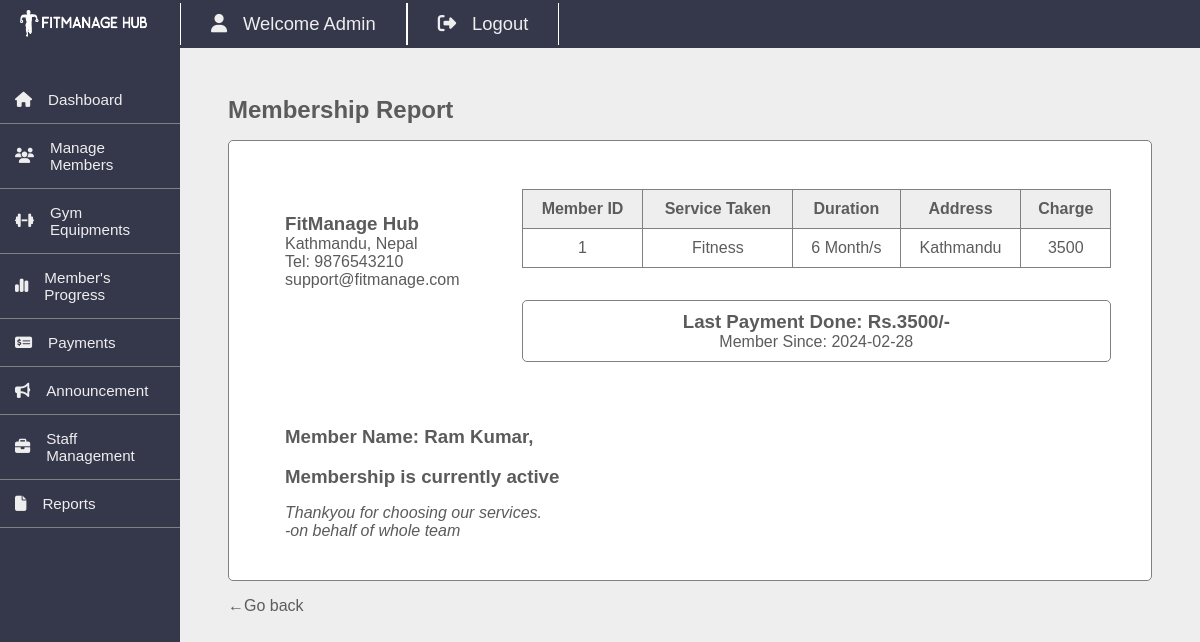
The app's page /admin/view-membership-report.php?id=1 (signed in) with its own data.
### tables this page shows
CREATE TABLE `members` (
  `id` int(11) NOT NULL,
  `fullname` varchar(20) NOT NULL,
  `username` varchar(20) NOT NULL,
  `password` varchar(100) NOT NULL,
  `gender` varchar(20) NOT NULL,
  `dor` date NOT NULL,
  `services_id` int(11) NOT NULL,
  `plan` varchar(100) NOT NULL,
  `address` varchar(20) NOT NULL,
  `contact` varchar(10) NOT NULL,
  `status` varchar(20) NOT NULL DEFAULT 'Active',
  `reminder` int(11) NOT NULL DEFAULT 0,
  `pay_date` date NOT NULL,
  `plan_link` varchar(255) NOT NULL
);

CREATE TABLE `services` (
  `id` int(11) NOT NULL,
  `service_name` varchar(100) NOT NULL,
  `cost` int(11) NOT NULL
);

### admin/view-membership-report.php (the view, shortened to what this page needs)
<?php
include '../dbcon.php';
if(isset($_GET['id'])) $id=$_GET['id'];
$sql="SELECT members.*, services.service_name, services.cost
    FROM members
    LEFT JOIN services ON members.services_id=services.id
    WHERE members.id=$id";
$result=mysqli_query($conn,$sql);
while($row=mysqli_fetch_assoc($result)){
?>
<!DOCTYPE html>
<html lang="en">
<head>
    <link rel="stylesheet" href="css/view-membership-report.css">
</head>
<body>
    <?php include 'includes/template.php'; ?>
<div class="content">
<h2>Membership Report</h2>
    <div class="membership">
        <div class="gym-info">
            <h3>FitManage Hub</h3>
            <p>Kathmandu, Nepal <br>Tel: 9876543210 <br>support@fitmanage.com</p>
        </div>
        <div class="details">
            <div class="top">
                <table>
                    <thead>
                        <tr>
                            <th>Member ID</th>
                            <th>Service Taken</th>
                            <th>Duration</th>
                            <th>Address</th>
                            <th>Charge</th>
                        </tr>
                    </thead>
                    <tbody>
                        <tr>
                            <td><?=$id?></td>
                            <td><?=$row['service_name']?></td>
                            <td><?=$row['plan']?> Month/s</td>
                            <td><?=$row['address']?></td>
                            <td><?=$row['cost']?></td>
                        </tr>
                    </tbody>
                </table>
            </div>
            <div class="bottom">
                <h3>Last Payment Done: Rs.<?=$row['cost']?>/-</h3>
                <p>Member Since: <?=$row['dor']?></p>
            </div>
        </div>
        <div class="membership-message">
            <h3>Member Name: <?=$row['fullname']?>,</h3><br>
            <h3>Membership is currently <?=$row['status']?></h3>
            <p class="thanks"><em>Thankyou for choosing our services.<br>  -on behalf of whole team</em></p>
        </div>
    </div>
    <p class="back"><a href="membership-report.php">&larr;Go back</a></p>
    <?php } ?>
</div>
<?php include 'includes/footer.php'; ?>

### admin/includes/template.php (shortened to what this page needs)
<link rel="stylesheet" href="css/template.css">
<div class="container">
        <div class="sidebar">
            <div class="logo"><img src="../images/logo.png" alt=""></div>
            <div class="options">
                <ul>
                    <li><a href="dashboard.php" class="pages"><span class="icon"><i class="fa-solid fa-house"></i></span>Dashboard</a></li>
                    <li><a href="#" class="pages member-inner"><span class="icon"><i class="fa-solid fa-users"></i></span>Manage Members</a>
                    </li>
                    <li><a href="#" class="pages equip-inner"><span class="icon"><i class="fa-solid fa-dumbbell"></i></span>Gym Equipments</a>
                    </li>
                    <li><a href="member-progress.php" class="pages"><span class="icon"><i class="fa-solid fa-chart-simple"></i></span>Member's Progress</a></li>
                    <li><a href="payment.php" class="pages"><span class="icon"><i class="fa-solid fa-money-check-dollar"></i></span>Payments</a></li>
                    <li><a href="announcement-add.php" class="pages"><span class="icon"><i class="fa-solid fa-bullhorn"></i></span>Announcement</a></li>
                    <li><a href="staff-manage.php" class="pages"><span class="icon"><i class="fa-solid fa-briefcase"></i></span>Staff Management</a></li>
                    <li><a href="#" class="pages report-inner"><span class="icon"><i class="fa-solid fa-file"></i></span>Reports</a>
                    </li>
                </ul>
            </div>
        </div>
        <div class="section">
            <div class="header">
                <ul>
                    <li class="dropdown"><a href="#"><span class="icon"><i class="fa-solid fa-user"></i></span>Welcome Admin</a></li>
                    <li><a href="logout.php"><span class="icon"><i class="fa-solid fa-right-from-bracket"></i></span>Logout</a></li>
                </ul>
            </div>

### admin/css/view-membership-report.css (style rules this page uses)
table,th,td { border: 1px solid grey; padding: 10px; color: rgb(92,92,92); }
table { border-collapse: collapse; width: 100%; text-align: center; margin-top: 0.5rem; }
table th { font-size: 1.25rem; background-color: #eeeeee; }
p { font-size: 1rem; }
.membership { background-color: white; border: 1px solid grey; border-radius: 5px; margin-top: 1rem; padding: 40px; display: flex; justify-content: space-between; flex-wrap: wrap; }
.details { width: 70%; }
.details table th { font-size: 1rem; }
.details table,th,td { padding: 10px; }
.bottom { display: flex; flex-direction: column; align-items: center; margin-top: 2rem; border: 1px solid grey; border-radius: 5px; padding-top: 10px; padding-bottom: 10px; }
.gym-info { margin-top: 2rem; margin-left: 1rem; }
.membership-message { margin-left: 1rem; margin-top: 4rem; }
.thanks { margin-top: 1rem; }
.back { margin-top: 1rem; }
.back a { color: rgb(92,92,92); text-decoration: none; }

### admin/css/template.css (style rules this page uses)
* { margin: 0; padding: 0; font-family: "Poppins", sans-serif; }
body { background-color: #eeeeee; }
.container { width: 100%; min-height: 100vh; display: flex; }
.section { width: 85%; margin-left: 15%; }
.header { width: 100%; height: 3rem; background-color: #35374B; display: flex; align-items: center; }
.header ul { display: flex; list-style: none; }
.header ul li a { display: flex; align-items: center; text-decoration: none; font-size: 1.15em; text-transform: capitalize; color: #eeeeee; padding: 10px 30px; border-right: 1px solid white; border-left: 1px solid white; }
.header ul li { position: relative; }
.logo { padding: 10px; }
.sidebar { width: 15%; height: 100%; background-color: #35374B; position: fixed; }
.sidebar img { width: 80%; margin-left: 10px; }
.options { margin-top: 1rem; }
.options ul li a { color: #eeeeee; text-decoration: none; display: flex; align-items: center; font-size: 0.95rem; padding: 15px; border-bottom: 1px solid grey; }
.content { margin: 3rem; color: rgb(91,91,91); }
.icon { margin-right: 1rem; }

### records on screen
members: services.service_name "Fitness", plan "6", address "Kathmandu", services.cost "3500", dor "2024-02-28", fullname "Ram Kumar", status "active"
